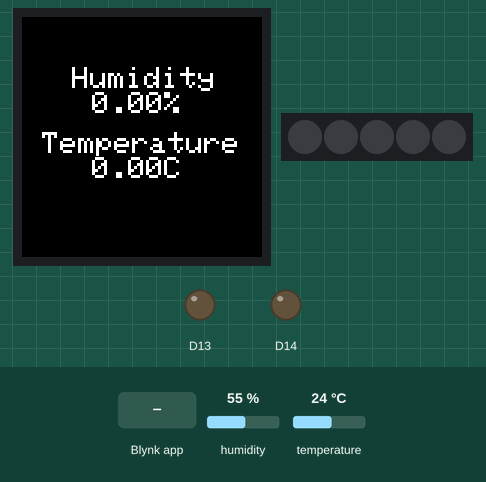
Bench run of a sketch on a simulated Arduino MKR. On the bench: 240×240 colour display, 5 RGB LEDs in strip order, left to right, output pins drawn as LEDs (lit = HIGH). The inputs (shaded band) are chosen by the test bench; at power-on: temperature 24 °C, humidity 55 %. Dim RGB values are drawn brighter than linear; WiFi joins after 1.5 s; servers stay silent unless stated; what the sketch prints to the serial monitor is not drawn.

Above: at 3.2 s.
3.3 s: Blynk app writes 1 to V0
At 4.6 s:
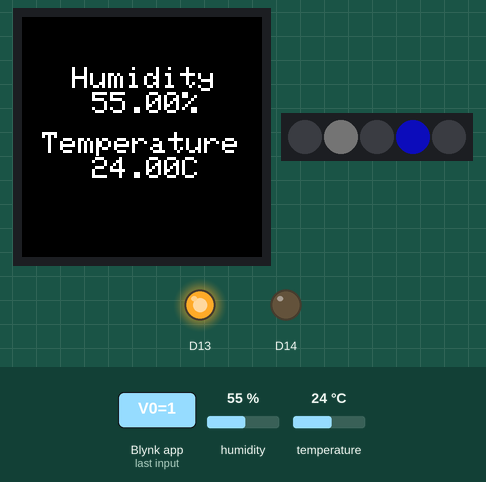
9.6 s: temperature set to 15.5 °C
At 10.9 s:
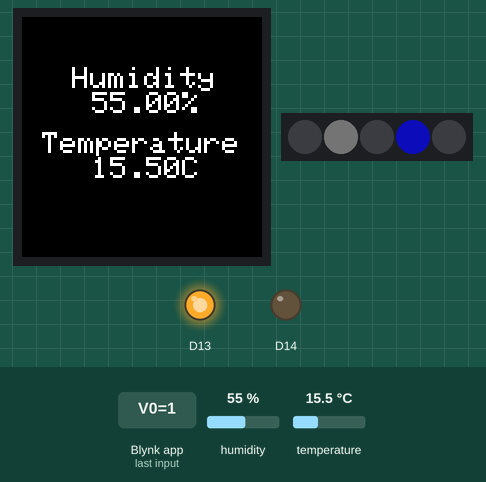
15.9 s: temperature set to 14.5 °C
At 17.5 s:
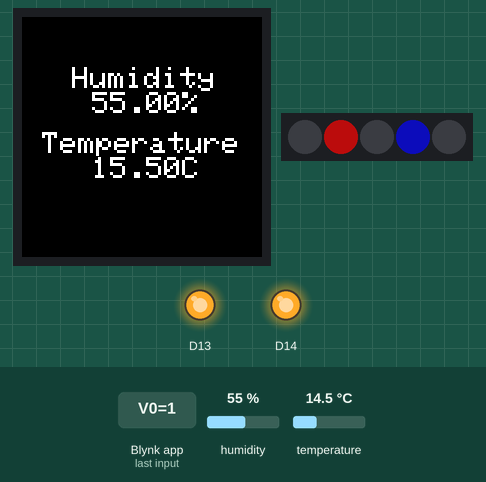
22.2 s: Blynk app writes 200 to V4
At 22.9 s:
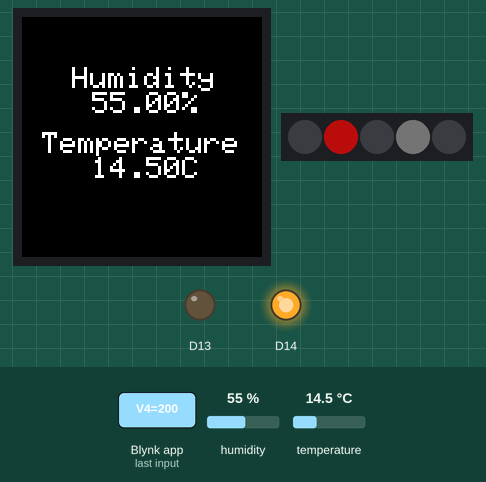
28.5 s: Blynk app writes 0 to V0
At 29.5 s:
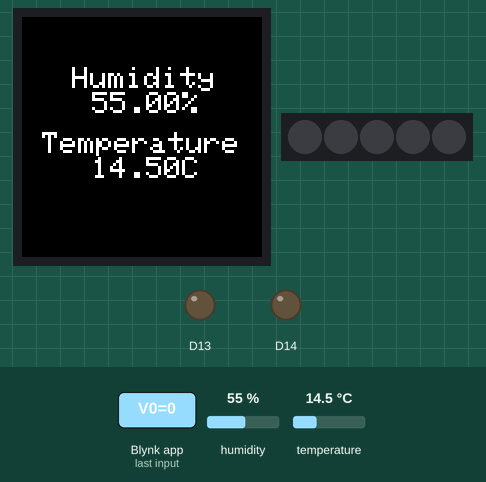
34.8 s: Blynk app writes 200 to V0
At 35.3 s:
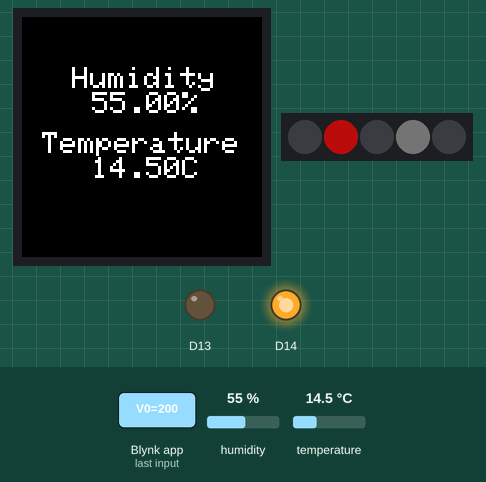
Timing chart, 0 to 37.8 s (numbered marks = the images above; inputs shaded):
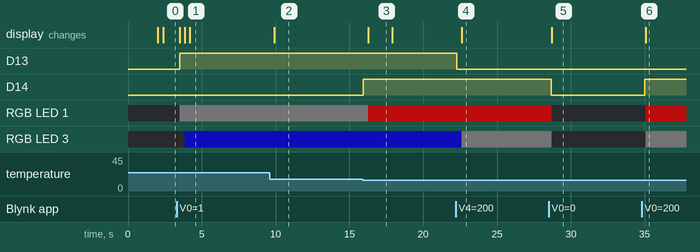

Measured:
- the behaviour switches between 15 and 14.9 °C on temperature (found by bisection; images 2 and 3)
- after the input at 3.3 s, D13: LOW → HIGH after 0.21 s
- after the input at 9.6 s, the display: changes after 0.30 s (image 2)
- after the input at 15.9 s, D14: LOW → HIGH at once
- after the input at 22.2 s, D13: HIGH → LOW after 0.05 s
- after the input at 28.5 s, D14: HIGH → LOW after 0.16 s
- after the input at 34.8 s, D14: LOW → HIGH after 0.21 s

The sketch:

Smart_Bathroom.ino
```cpp
#include "config.h"

#include <SPI.h>
#include <WiFi.h>
#include <BlynkSimpleWifi.h>
#include "Firebase_Arduino_WiFiNINA.h"
#include <Arduino_MKRIoTCarrier.h>
// Your WiFi credentials.
// Set password to "" for open networks.
char ssid[] = WIFI_NAME;
char pass[] = WIFI_PASSWORD;

//Define Firebase data object
FirebaseData fbdo;
const long interval = 5000;
unsigned long previousMillis = millis();
unsigned long currentMillis = millis();
int count = 0;

BlynkTimer timer;
MKRIoTCarrier carrier;

int value;
int tempSet;
int humiditySet;
float temperature;
float humidity;
bool oldFanState = 0;
bool newFanState = 0;
bool oldHeaterState = 0;
bool newHeaterState = 0;

void setup() {
  // Debug console
  Serial.begin(9600);

  //Provide the autntication data
  Firebase.begin(DATABASE_URL, DATABASE_SECRET, WIFI_NAME, WIFI_PASSWORD);
  Firebase.reconnectWiFi(true);

  int defaultTemp = 15;
  int defaultHumidity = 20;
  Blynk.begin(BLYNK_AUTH_TOKEN, ssid, pass);

  //Set Blynk widgets to default values
  Blynk.virtualWrite(V0, LOW);
  Blynk.virtualWrite(V1, LOW);
  Blynk.virtualWrite(V3, defaultTemp);
  Blynk.virtualWrite(V4, defaultHumidity);

  tempSet = defaultTemp;
  humiditySet = defaultHumidity;

  // Setup a function to be called every second
  timer.setInterval(2000L, writeEnvData);
  carrier.withCase();                         //Remove this if your arduino is NOT in it's case/housing
  carrier.begin();
  carrier.display.fillScreen(0x07E0);
  carrier.leds.setBrightness(75);
}

void loop() {
  Blynk.run();
  timer.run();
  displayEnv();
  heaterFunction();
  fanFunction();
}

// This function is called every time the Virtual Pin 0 state changes
BLYNK_WRITE(V0)
{
  value = param.asInt(); // Get value as integer
  if (value) {
    sendMessage("Smart Bathroom Active");
    count++;
    heaterFunction();
    fanFunction();
  } else {
    sendMessage("Smart Bathroom Inactive");
    carrier.leds.setPixelColor(1, 0, 0, 0);
    carrier.leds.setPixelColor(3, 0, 0, 0);
    //Switch off Heater and Fan via Relay
    carrier.Relay1.open();
    carrier.Relay2.open();
    count++;
  }
  carrier.leds.show();

}

// This function is called every time the Virtual Pin 3 state changes
BLYNK_WRITE(V3) {
  // Set incoming value from pin V3 to a variable
  tempSet = param.asDouble();
  heaterFunction();
}

// This function is called every time the Virtual Pin 4 state changes
BLYNK_WRITE(V4) {
  // Set incoming value from pin V4 to a variable
  humiditySet = param.asInt();
  fanFunction();
}

// This function sends temperature every second to Virtual Pin 1.
void writeEnvData() {
  // Don't send more that 10 values per second.
  temperature = carrier.Env.readTemperature();
  humidity = carrier.Env.readHumidity();

  //Send humidity data to Blynk graph
  Blynk.virtualWrite(V2, humidity);

  Serial.println("TempSet: " + String(tempSet) + "°C; Temp: " + String(temperature));
  Serial.println("HumdSet: " + String(humiditySet) + "% ; Humd: " + String(humidity) + "\n");
  //If temperature is above the user set threshold
  //send data to Blynk so that notification can be sent
  if (value) {
    if (temperature >= tempSet) {
      Blynk.virtualWrite(V1, 1);
    } else{
      Blynk.virtualWrite(V1, 0);
    }
  }
}

//Function to display temperature and humidity
//readings to arduino MKR display
void displayEnv() {
  carrier.display.fillScreen(ST77XX_BLACK); //oled clear()
  carrier.display.setTextColor(0xFFFF);
  carrier.display.setTextSize(3);
  carrier.display.setCursor(50, 50);
  carrier.display.println("Humidity");
  carrier.display.setCursor(70, 75);
  carrier.display.print(humidity);
  carrier.display.print("%");
  carrier.display.setCursor(20, 115);
  carrier.display.println("Temperature");
  carrier.display.setCursor(70, 140);
  carrier.display.print(temperature);
  carrier.display.print("C");
  //delay(2500);
}

void heaterFunction(){
  //Check if the Smart Bathroom is active
  if (value) {
    //Check if temperature is less than required
    if (carrier.Env.readTemperature() < tempSet) {
      carrier.leds.setPixelColor(1, 255, 20, 20);
      carrier.Relay1.close();
      newHeaterState = 1;
      //Check if heater is already on
      if (newHeaterState != oldHeaterState){
        oldHeaterState = newHeaterState;
        sendMessage("heaterOn");
        count++;
      }
    } else {
      carrier.leds.setPixelColor(1, 5, 5, 5);
      carrier.Relay1.open();
      newHeaterState = 0;
      if (newHeaterState != oldHeaterState){
        oldHeaterState = newHeaterState;
        sendMessage("heaterOff");
        count++;
      }
    }
  }
  carrier.leds.show();
}

void fanFunction() {
  if (value) {
    if (carrier.Env.readHumidity() > humiditySet) {
      carrier.leds.setPixelColor(3, 20, 20, 255);
      carrier.Relay2.close();
      newFanState = 1;
      if (newFanState != oldFanState){
        oldFanState = newFanState;
        sendMessage("fanOn");
        count++;
      }
    } else {
      carrier.leds.setPixelColor(3, 5, 5, 5);
      carrier.Relay2.open();
      newFanState = 0;
      if (newFanState != oldFanState){
        oldFanState = newFanState;
        sendMessage("fanOff");
        count++;
      }
    }
  }
  carrier.leds.show();
}

void sendMessage(String event) {
  // send message, the Print interface can be used to set the message contents
  String path = "/events";
  String jsonStr;
  unsigned long timestamp = millis();
  //float temperature = carrier.Env.readTemperature();

  Serial.println("Pushing json... ");
  // Constuct JSON string. the \" is used to escape the double quote so that it  treats the double quote as part of the string
  jsonStr = "{\"event\":\"" + event + "\",\"temperature\":"+ String(temperature) + ",\"tempSet\":"+ String(tempSet) + ",\"humidity\":"+ String(humidity) +",\"humiditySet\":"+ String(humiditySet) + ",\"timeStamp\":"+ String(timestamp) + ",\"count\":"+ String(count) + "}";
  Serial.println(jsonStr);
  if (Firebase.pushJSON(fbdo, path + "/button", jsonStr)) {
    Serial.println("path: " + fbdo.dataPath());
  } else {
    Serial.println("error, " + fbdo.errorReason());
  }
  fbdo.clear();
}
```

config.h
```cpp
#define WIFI_NAME "VMDFEF5EF"
#define WIFI_PASSWORD "2epPHrm6kvrp"

#define DATABASE_URL "smart-bathroom-6bd1b-default-rtdb.europe-west1.firebasedatabase.app"
#define DATABASE_SECRET "27DwotqVfXSIRUkP9eIkzbDqjXf1fJbT2bqOWspp"

#define BLYNK_TEMPLATE_ID "TMPL4jtrdvdGa"
#define BLYNK_TEMPLATE_NAME "Smart Bathroom"
#define BLYNK_AUTH_TOKEN "M97_huC9qg0X5lXT5KpR4mWGDuQJ83aY"
```
